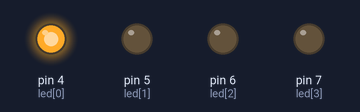
A sketch run on a simulated Arduino Uno, built with avr-gcc and run on an emulated ATmega328P. Shown: output pins drawn as LEDs (lit = HIGH).

Above: at 0.15 s.
At 0.75 s:
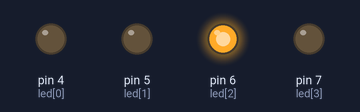
At 1.05 s:
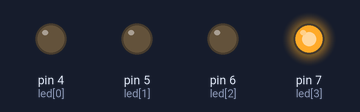
At 1.95 s:
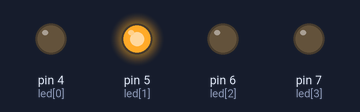
At 2.85 s:
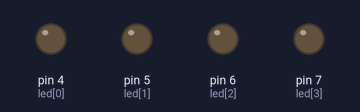
Timing chart, 0 to 3.5 s (numbered marks = the images above):
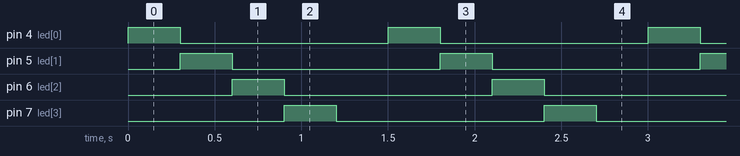

Measured:
- by itself, pin 4 (led[0]), pin 5 (led[1]), pin 6 (led[2]), pin 7 (led[3]): alternates HIGH for 0.30 s and LOW for 1.2 s
- by itself, everything shown: repeats every 1.5 s, in 5 steps

The sketch:

prog1_ard.ino
```cpp
#include <Arduino.h>

const int led[] = {4, 5, 6, 7};
const int nLeds = 4;

void setup()
{
    for (int i = 0; i < nLeds; i++)
    {
        pinMode(led[i], OUTPUT);
    }
}

int ledOn = 0;
void loop()
{
    for (int i = 0; i < nLeds; i++)
    {
        if (i == ledOn) digitalWrite(led[i], HIGH);
        else digitalWrite(led[i], LOW);
    }
    ledOn = (ledOn + 1) % (nLeds + 1);
    delay(300);
}
```
